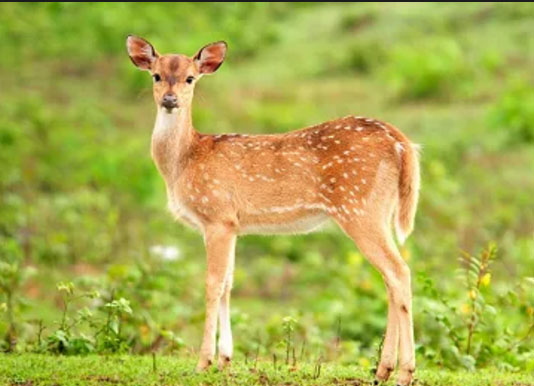
#> input picture img/deer.jpg, 534 x 386 px
$ jupyter execute image_manipulation.ipynb   (shell and % lines are left out)
#> lines starting #> are read from the running program, lines starting #| are printed output that depends on the picture
<a href="https://colab.research.google.com/github/Abhishek252/computer_vision/blob/main/image_manipulation.ipynb" target="_parent"></a>

[cell 1]
%cd computer_vision

import cv2
from google.colab.patches import cv2_imshow
import numpy as np

[cell 2]
img = cv2.imread('./img/deer.jpg')
#> img is the input picture: shape (386, 534, 3); mean B, G, R 76.7, 173.1, 170
cv2_imshow(img)

[cell 3]
dst = cv2.fastNlMeansDenoisingColored(img, None, 7, 20, 7, 15)
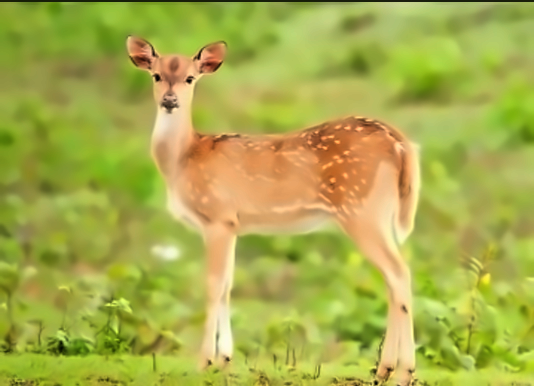
#> dst: shape (386, 534, 3); mean B, G, R 75.4, 172.9, 170.1
display = np.hstack((img, dst))
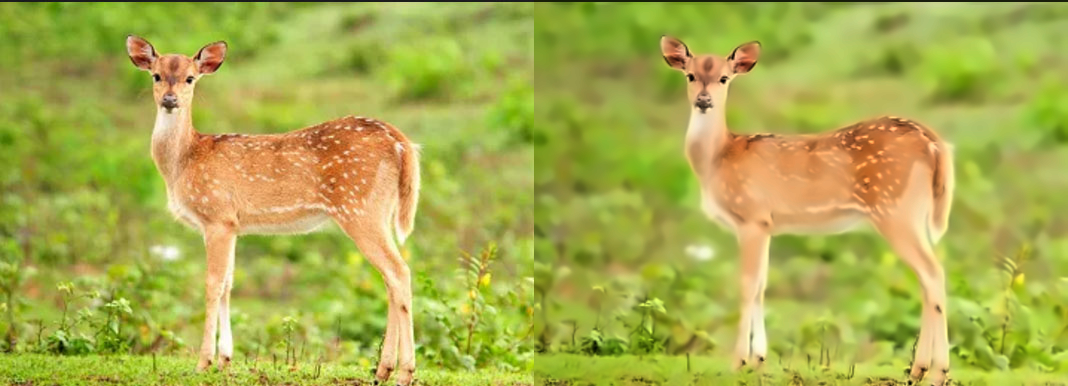
#> display: shape (386, 1068, 3); mean B, G, R 76, 173, 170
cv2_imshow(display)

$ run again, with img/GREECE.jpg copied over img/deer.jpg
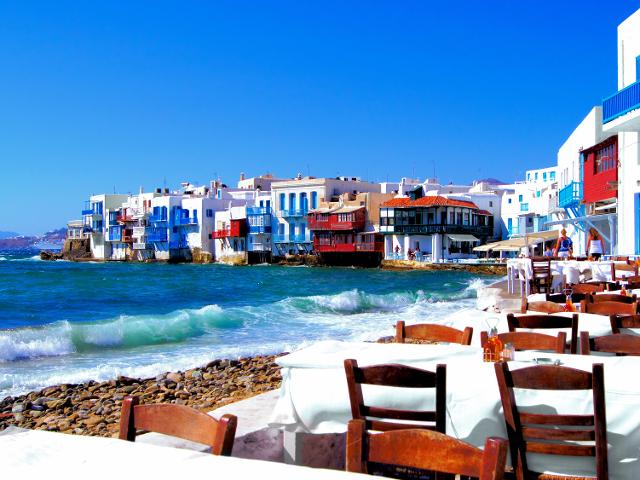
#> input picture img/GREECE.jpg, 640 x 480 px
#> img is the input picture: shape (480, 640, 3); mean B, G, R 185.2, 140.7, 99.5
#> `dst = cv2.fastNlMeansDenoisingColored(img, None, 7, 20, 7, 15)`:
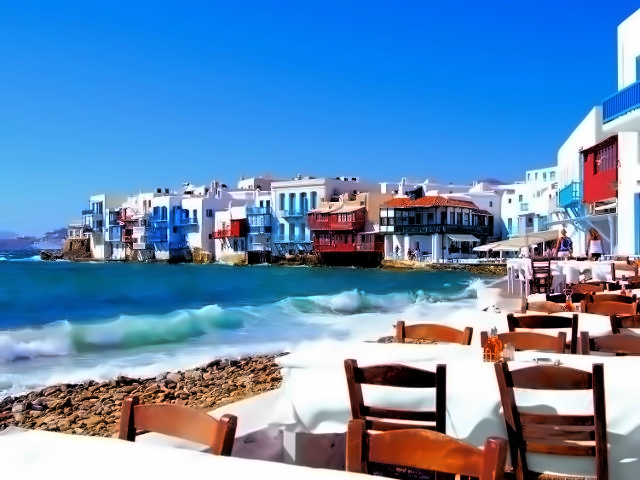
#> dst: shape (480, 640, 3); mean B, G, R 183.9, 140.2, 99.6
#> `display = np.hstack((img, dst))`:
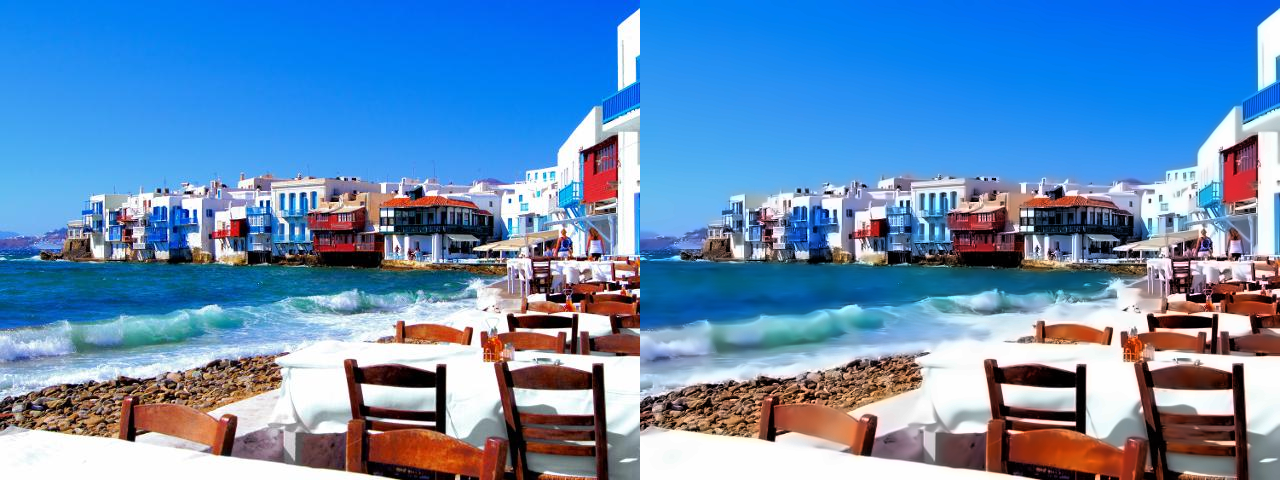
#> display: shape (480, 1280, 3); mean B, G, R 184.5, 140.4, 99.6
